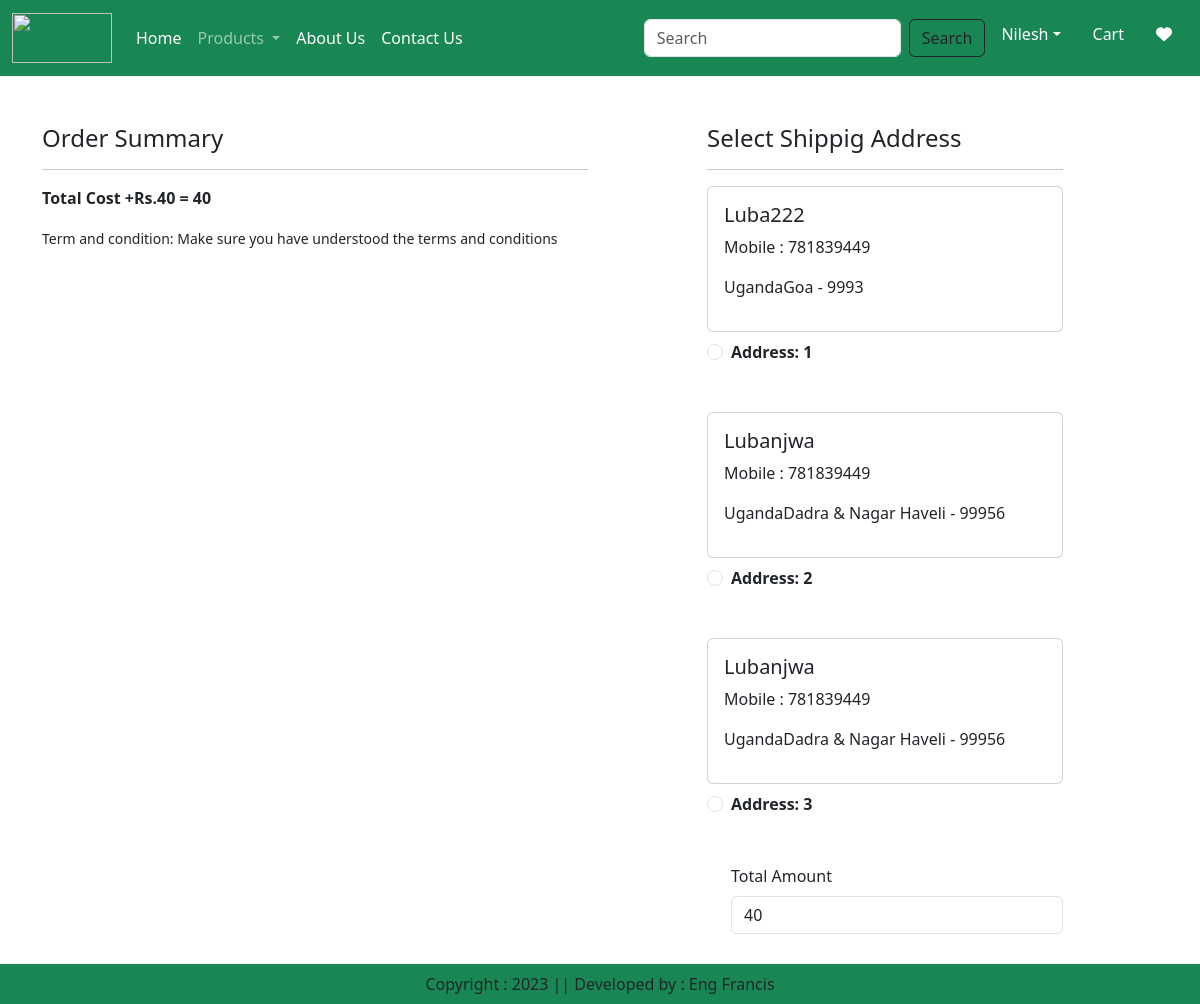
Screenshot of /checkout/ (signed in) with the database file from the repository.
### app/models.py (models this page shows, shortened)
class Customer(models.Model):
    user = models.ForeignKey(User,on_delete=models.CASCADE)
    name = models.CharField(max_length=200)
    locality = models.CharField(max_length=200)
    city = models.CharField(max_length=50)
    mobile = models.IntegerField(default=0)
    zipcode = models.IntegerField()
    state = models.CharField(choices=STATE_CHOICES,max_length=100)

### app/views.py (the view, shortened to what this page needs)
# urls.py: path('checkout/', views.checkout.as_view(),name="checkout"),
@method_decorator(login_required,name='dispatch')
class checkout(View):
    def get(self,request):
        totalitem = 0
        wishitem = 0
        if request.user.is_authenticated:
            totalitem = len(Cart.objects.filter(user=request.user))
            wishitem = len(Wishlist.objects.filter(user=request.user))
        user = request.user
        add = Customer.objects.filter(user=user)
        cart_items = Cart.objects.filter(user=user)
        famount =0
        for p in cart_items:
            value = p.quantity * p.product.discounted_price
            famount = famount + value
        totalamount = famount + 40
        razoramount = int(totalamount * 100)
        client = razorpay.Client(auth=(settings.RAZOR_KEY_ID,settings.RAZOR_KEY_SECRET))
        data = {"amount": razoramount,"currency":"INR","receipt":"order_rcptid_12"}
        payment_response = client.order.create(data=data)
        print(payment_response)
        order_id = payment_response['id']
        order_status =payment_response['status']
        return render(request,'app/checkout.html',locals())

### app/templates/app/checkout.html (shortened to what this page needs)
{% extends 'app/base.html' %}
{% load static %}
{% block main-content %}
<div class="container">
    <div class="row mt-5">
        <div class="col-sm-6">
            <h4>Order Summary</h4>
            <hr>
            <p class="fw-bold">Total Cost +Rs.40 = {{totalamount}}</p>
            <small>Term and condition: Make sure you have understood the terms and conditions</small>
        </div>
        <div class="col-sm-4 offset-sm-1">
            <h4>Select Shippig Address</h4>
            <hr>
            <form action="" method="post" id="myform">
                {% for ad in add %}
                  <div class="card">
                    <div class="card-body">
                        <h5>{{ad.name}}</h5>
                        <p>Mobile : {{ad.mobile}}</p>
                        <p>{{ad.locality}}{{ad.state}} - {{ad.zipcode}}</p>
                    </div>
                  </div>
                    <div class="form-check mt-2 mb-5">
                        <input type="radio" name="custid" class="form-check-input" id="custadd{{forloop.counter}}" value="{{ad.id}}">
                        <label class="form-check-label fw-bold" for="custadd{{forloop.counter}}">
                         Address: {{forloop.counter}}</label>
                    </div>
                {% endfor %}
                <div class="form-check mb-3">
                    <label class="form-label" for="totalamount">Total Amount</label>
                    <input type="number" class="form-control" name="totalamount" value="{{totalamount}}" readonly>
                </div>
                <div class="text-end">
                    <button id="rzp-button1" type="submit" class="btn btn-warning mt-3 px-5 fw-bold">Payment</button>
                </div>
            </form>
        </div>
    </div>
</div>
{% endblock main-content %}

### rows the page displays
Customer: name "Luba222", mobile "781839449", locality "Uganda", state "Goa", zipcode "9993"
Customer: name "Lubanjwa", mobile "781839449", locality "Uganda", state "Dadra & Nagar Haveli", zipcode "99956"
Customer: name "Lubanjwa", mobile "781839449", locality "Uganda", state "Dadra & Nagar Haveli", zipcode "99956"

### other values shown
{{ totalamount }} "40"
